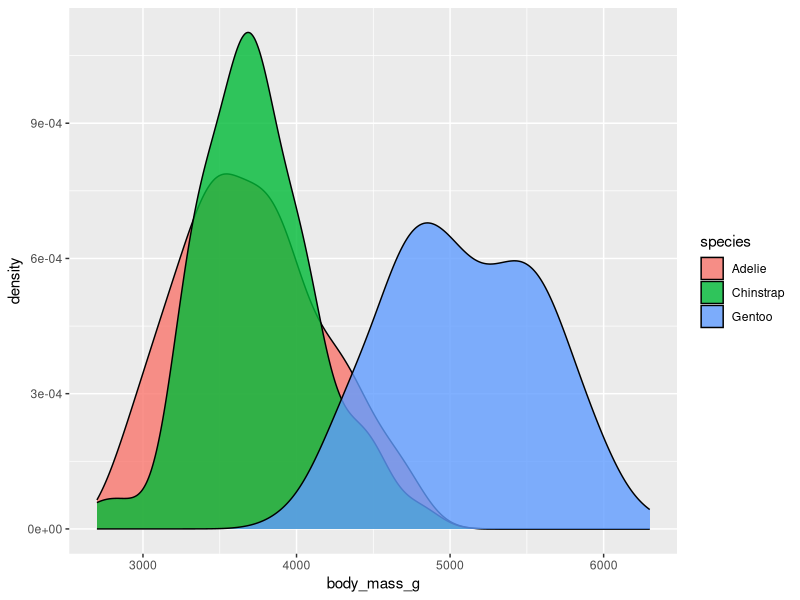
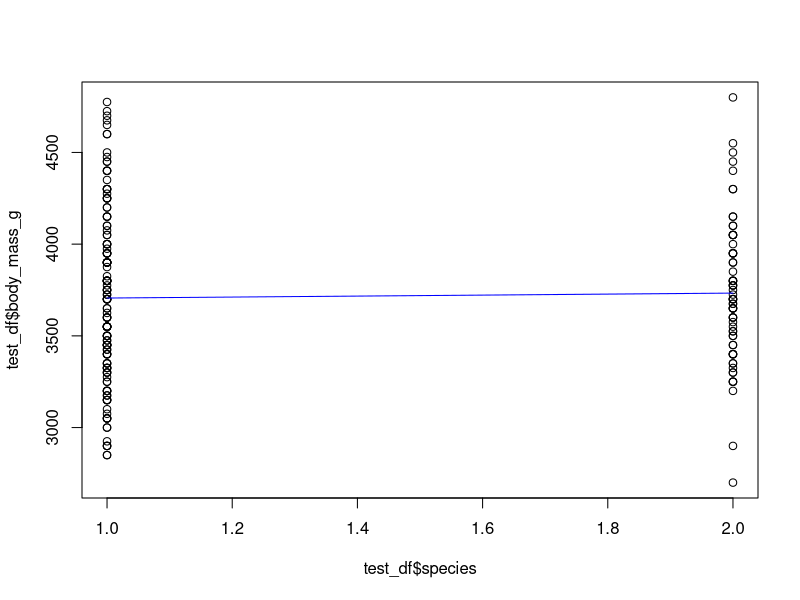
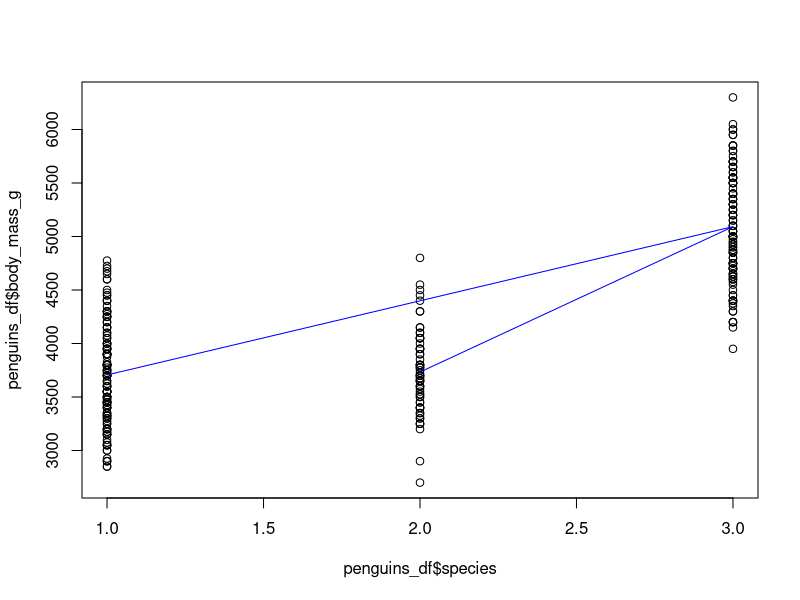
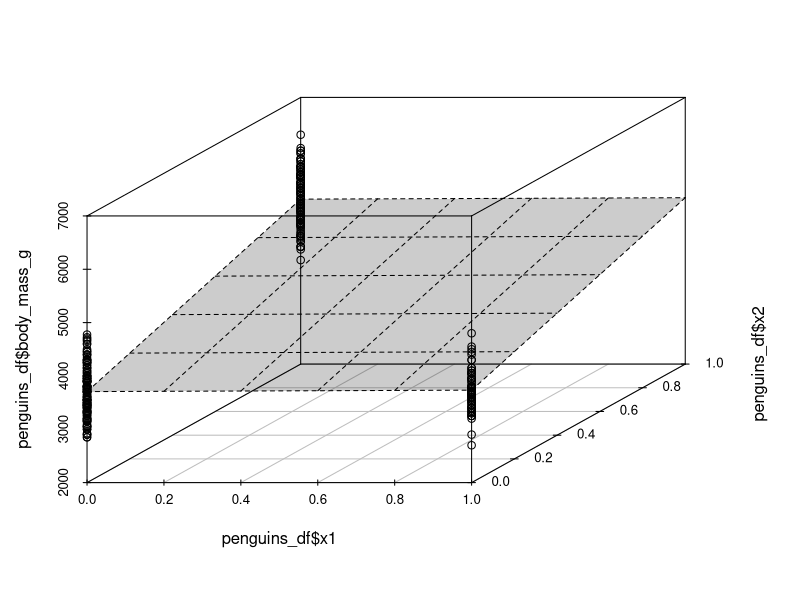

Write the R code that produced these figures, in order.
## ---- chunk 1
#knitr::opts_knit$set(base.dir = "C:/Users/Laagi.yoganathan/Documents/GitLab/lyoganathan.github.io", base.url = "/")
#knitr::opts_chunk$set(fig.path = "assets/images/regression_hypothesis_testing/")
## ---- chunk 2
library(palmerpenguins)
library(ggplot2)
library(scatterplot3d)

penguins
## ---- chunk 3
# Remove NAs
penguins_df = na.omit(penguins)
## ---- chunk 4
#position='identity' makes sure its not stacked
#ggplot(penguins_df, aes(x=body_mass_g, fill=species, color=species)) + geom_histogram(alpha=0.4, position='identity')

ggplot(penguins_df, aes(x=body_mass_g, fill=species)) + geom_density(alpha=0.8)
## ---- chunk 5
# Mean body mass for each species
aggregate(body_mass_g ~ species, penguins_df, mean)

# Number of data points for each species
aggregate(body_mass_g ~ species, penguins_df, length)
## ---- chunk 6
# Here we keep rows that contain Adelie or Chinstrap and only keep species and body_mass_g column
test_df = penguins_df[penguins_df$species %in% c('Adelie','Chinstrap'), c("species","body_mass_g")]

# Create factors again to remove unused factor level:
test_df$species = factor(test_df$species)

# Difference between means:
diff(by(test_df$body_mass_g, test_df$species, mean))
## ---- chunk 7
two_lvl_model = lm(body_mass_g ~ species, data = test_df)
summary(two_lvl_model)
## ---- chunk 8
# Manually create dummy variables:
test_df$x = ifelse(test_df$species == 'Chinstrap',1,0)
## ---- chunk 9
two_lvl_dummy = lm(body_mass_g ~ x, data = test_df)
summary(two_lvl_dummy)
## ---- chunk 10
# Intercept:
two_lvl_model$coefficients[1]

# Slope
two_lvl_model$coefficients[2]
## ---- chunk 11
plot.default(x=test_df$species, y=test_df$body_mass_g)
lines(test_df$species, predict(two_lvl_model),col='blue')
## ---- chunk 12
#![Residuals in one dimension](/assets/images/sse_1d.svg)
## ---- chunk 13
# If you set var.equal = T it will give the same t-value & p-value as the regression
t.test(test_df$body_mass_g ~ test_df$species, var.equal = T)
## ---- chunk 14
# Variacne estimator of coefficients from linear model that meets assumptions:
# In this case Xs are just 0 or 1, Y is the body mass for respective species

var1 = var(test_df$body_mass_g[test_df$species == "Chinstrap"])
var2 = var(test_df$body_mass_g[test_df$species == "Adelie"])

n1 = length(test_df$body_mass_g[test_df$species == "Chinstrap"])
n2 = length(test_df$body_mass_g[test_df$species == "Adelie"])

# Pooled variance: 
var_pool = ( (n1-1)*var1 + (n2-1) * var2) / (n1+n2-2)

# Pooled standard error:
se_pool = sqrt( var_pool * (1/n1 + 1/n2) )
## ---- chunk 15
# SE of the slope is the same as SE pooled
sqrt(sum((two_lvl_model$residuals - mean(two_lvl_model$residuals))^2) / (length( two_lvl_model$residuals) - 2)) / sqrt(sum( (test_df$x - mean(test_df$x) )^2 ))





## ---- chunk 16
three_lvl_model = lm(body_mass_g ~ species, data = penguins_df)
summary(three_lvl_model)
## ---- chunk 17
three_lvl_aov = aov(body_mass_g ~ species, data = penguins_df)
summary(three_lvl_aov)
## ---- chunk 18
TukeyHSD(three_lvl_aov)
## ---- chunk 19
plot.default(x=penguins_df$species,y=penguins_df$body_mass_g)
lines(penguins_df$species, predict(three_lvl_model),col='blue')
## ---- chunk 20
# Manually create dummy variables:
penguins_df$x1 = ifelse(penguins_df$species == 'Chinstrap',1,0)
penguins_df$x2 = ifelse(penguins_df$species == 'Gentoo',1,0)

penguins_df
## ---- chunk 21
# Double check that this is the same as the model we did before with UDF_text_07
three_lvl_dummy = lm(body_mass_g ~ x1+x2, data = penguins_df)
summary(three_lvl_dummy)
## ---- chunk 22
s3d = scatterplot3d(z=penguins_df$body_mass_g, x=penguins_df$x1, y=penguins_df$x2)
s3d$plane3d(three_lvl_dummy,draw_polygon = TRUE)
